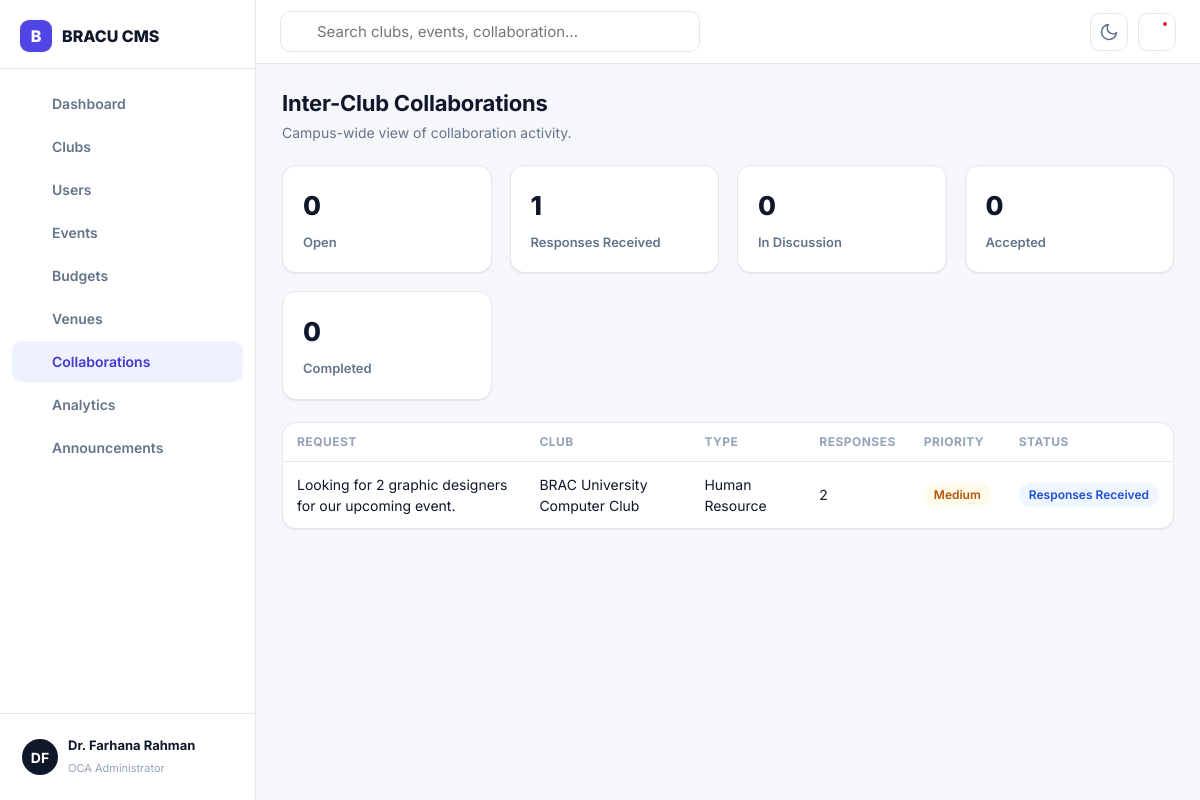
Screenshot of /admin/collaborations.php (signed in) with the database file from the repository.
### tables this page shows
CREATE TABLE users (
  id INT AUTO_INCREMENT PRIMARY KEY,
  name VARCHAR(100) NOT NULL,
  email VARCHAR(150) NOT NULL UNIQUE,
  password VARCHAR(255) NOT NULL,
  role ENUM('student','exec','admin') NOT NULL DEFAULT 'student',
  status ENUM('active','suspended') NOT NULL DEFAULT 'active',
  avatar_color VARCHAR(7) NOT NULL DEFAULT '#4f46e5',
  created_at TIMESTAMP DEFAULT CURRENT_TIMESTAMP
);

CREATE TABLE collaboration_requests (
  id INT AUTO_INCREMENT PRIMARY KEY,
  club_id INT NOT NULL,
  request_type ENUM('equipment','human_resource','co_host','venue','media','other') NOT NULL,
  title VARCHAR(150) NOT NULL,
  description TEXT,
  required_date DATE,
  priority ENUM('low','medium','high') NOT NULL DEFAULT 'medium',
  status ENUM('open','responses_received','in_discussion','accepted','completed') NOT NULL DEFAULT 'open',
  created_at TIMESTAMP DEFAULT CURRENT_TIMESTAMP,
  FOREIGN KEY (club_id) REFERENCES clubs(id) ON DELETE CASCADE
);

CREATE TABLE clubs (
  id INT AUTO_INCREMENT PRIMARY KEY,
  name VARCHAR(150) NOT NULL,
  slug VARCHAR(160) NOT NULL UNIQUE,
  category VARCHAR(50) NOT NULL,
  description TEXT,
  mission TEXT,
  logo_color VARCHAR(7) NOT NULL DEFAULT '#4f46e5',
  email VARCHAR(150),
  social_link VARCHAR(255),
  recruitment_status ENUM('open','closed') NOT NULL DEFAULT 'closed',
  founded_year INT,
  status ENUM('active','suspended') NOT NULL DEFAULT 'active',
  created_at TIMESTAMP DEFAULT CURRENT_TIMESTAMP
);

### includes/auth.php (called while the page is built, shortened)
<?php
require_once __DIR__ . '/../config/db.php';
function currentUser(): ?array {
    $stmt = db()->prepare('SELECT * FROM users WHERE id = ?');
    $stmt->execute([$_SESSION['user_id']]);
    $u = $stmt->fetch();
    return $u;
}
function isLoggedIn(): bool {
    return !empty($_SESSION['user_id']);
}
function requireLogin(): array {
    $u = currentUser();
    return $u;
}
function requireRole(array $roles): array {
    $u = requireLogin();
    return $u;
}

### config/db.php (called while the page is built)
<?php
function db(): PDO {
    static $pdo = null;
    if ($pdo === null) {
        $host = 'localhost';
        $dbname = 'bracu_cms';
        $user = 'root';
        $pass = '';
        try {
            $pdo = new PDO(
                "mysql:host=$host;dbname=$dbname;charset=utf8mb4",
                $user,
                $pass,
                [
                    PDO::ATTR_ERRMODE => PDO::ERRMODE_EXCEPTION,
                    PDO::ATTR_DEFAULT_FETCH_MODE => PDO::FETCH_ASSOC,
                    PDO::ATTR_EMULATE_PREPARES => false,
                ]
            );
        } catch (PDOException $e) {
            throw new RuntimeException('Database connection failed. Make sure MySQL is running and the "bracu_cms" database is imported. (' . $e->getMessage() . ')', 0, $e);
        }
    }
    return $pdo;
}

### includes/functions.php (called while the page is built, shortened)
<?php
require_once __DIR__ . '/../config/db.php';
function e(?string $s): string {
    return htmlspecialchars($s ?? '', ENT_QUOTES, 'UTF-8');
}
function initials(string $name): string {
    $parts = preg_split('/\s+/', trim($name));
    $out = '';
    foreach (array_slice($parts, 0, 2) as $p) {
        if ($p !== '') $out .= mb_strtoupper(mb_substr($p, 0, 1));
    }
    return $out ?: '?';
}
function unreadNotificationCount(int $userId): int {
    $stmt = db()->prepare('SELECT COUNT(*) FROM notifications WHERE user_id = ? AND is_read = 0');
    $stmt->execute([$userId]);
    return (int)$stmt->fetchColumn();
}
function badgeClass(string $status): string {
    $map = [
        'submitted' => 'badge-blue', 'under_review' => 'badge-amber', 'shortlisted' => 'badge-purple',
        'interview' => 'badge-purple', 'accepted' => 'badge-green', 'rejected' => 'badge-red',
        'approved' => 'badge-green', 'draft' => 'badge-gray', 'open' => 'badge-green', 'closed' => 'badge-gray',
        'todo' => 'badge-gray', 'in_progress' => 'badge-blue', 'review' => 'badge-amber', 'completed' => 'badge-green',
        'cancelled' => 'badge-red', 'responses_received' => 'badge-blue', 'in_discussion' => 'badge-amber',
        'active' => 'badge-green', 'suspended' => 'badge-red', 'proposed' => 'badge-blue', 'declined' => 'badge-red',
        'high' => 'badge-red', 'medium' => 'badge-amber', 'low' => 'badge-gray',
    ];
    return $map[$status] ?? 'badge-gray';
}
function statusLabel(string $status): string {
    return ucwords(str_replace('_', ' ', $status));
}

### admin/collaborations.php (the view, shortened to what this page needs)
<?php
require_once __DIR__ . '/../includes/auth.php';
require_once __DIR__ . '/../includes/functions.php';
require_once __DIR__ . '/../includes/icons.php';
$user = requireRole(['admin']);
$pdo = db();
$stmt = $pdo->query("SELECT cr.*, c.name AS club_name, (SELECT COUNT(*) FROM collaboration_responses r WHERE r.collaboration_id=cr.id) AS response_count FROM collaboration_requests cr JOIN clubs c ON c.id=cr.club_id ORDER BY cr.created_at DESC");
$requests = $stmt->fetchAll();
$statusCounts = ['open'=>0,'responses_received'=>0,'in_discussion'=>0,'accepted'=>0,'completed'=>0];
foreach ($requests as $r) $statusCounts[$r['status']] = ($statusCounts[$r['status']] ?? 0) + 1;
require __DIR__ . '/../includes/layout_head.php';
require __DIR__ . '/../includes/app_shell_start.php';
?>
<div class="page-head"><div><h1>Inter-Club Collaborations</h1><div class="sub">Campus-wide view of collaboration activity.</div></div></div>
<div class="grid grid-4" style="margin-bottom:22px;">
  <?php foreach ($statusCounts as $s=>$c): ?>
    <div class="card stat-tile"><div class="value"><?= $c ?></div><div class="label"><?= statusLabel($s) ?></div></div>
  <?php endforeach; ?>
</div>
<div class="card" style="padding:0;">
  <div class="overflow-x">
  <table class="table responsive-cards">
    <thead><tr><th>Request</th><th>Club</th><th>Type</th><th>Responses</th><th>Priority</th><th>Status</th></tr></thead>
    <tbody>
    <?php foreach ($requests as $r): ?>
      <tr>
        <td data-label="Request"><?= e($r['title']) ?></td>
        <td data-label="Club"><?= e($r['club_name']) ?></td>
        <td data-label="Type"><?= statusLabel($r['request_type']) ?></td>
        <td data-label="Responses"><?= $r['response_count'] ?></td>
        <td data-label="Priority"><span class="badge <?= badgeClass($r['priority']) ?>"><?= statusLabel($r['priority']) ?></span></td>
        <td data-label="Status"><span class="badge <?= badgeClass($r['status']) ?>"><?= statusLabel($r['status']) ?></span></td>
      </tr>
    <?php endforeach; ?>
    </tbody>
  </table>
  </div>
</div>
<?php require __DIR__ . '/../includes/app_shell_end.php'; ?>

### includes/app_shell_start.php (shortened to what this page needs)
<?php
$roleLabel = ['student' => 'Student', 'exec' => 'Club Executive', 'admin' => 'OCA Administrator'][$user['role']] ?? $user['role'];
$stmt = db()->prepare('SELECT * FROM notifications WHERE user_id = ? ORDER BY created_at DESC LIMIT 6');
$stmt->execute([$user['id']]);
$recentNotifs = $stmt->fetchAll();
$unreadCount = unreadNotificationCount((int)$user['id']);
$myClubForNav = $user['role'] === 'exec' ? myClub($user) : null;
?>
<body>
<div class="app-shell">
  <aside class="sidebar" id="sidebar">
    <div class="sidebar-brand">
      <span class="mark">B</span>
      <span>BRACU CMS<?php if ($myClubForNav): ?><br><span class="text-xs text-subtle fw-600" style="font-weight:600;"><?= e($myClubForNav['name']) ?></span><?php endif; ?></span>
    </div>
    <nav class="sidebar-nav">
    </nav>
    <div class="sidebar-foot">
      <a href="<?= BASE_URL ?>auth/logout.php" class="sidebar-user" style="text-decoration:none;color:inherit;">
        <span class="avatar" style="width:36px;height:36px;background:<?= e($user['avatar_color']) ?>"><?= e(initials($user['name'])) ?></span>
        <span style="flex:1;min-width:0;">
          <span class="name" style="display:block;overflow:hidden;text-overflow:ellipsis;white-space:nowrap;"><?= e($user['name']) ?></span>
          <span class="role"><?= e($roleLabel) ?></span>
        </span>
        <?= icon('log-out', 'icon') ?>
      </a>
    </div>
  </aside>
  <div class="main">
    <header class="topbar">
      <form class="search-box" action="<?= BASE_URL ?>search.php" method="get">
        <span class="si"><?= icon('search', 'icon') ?></span>
        <input class="input" type="search" name="q" placeholder="Search clubs, events, collaboration..." value="<?= e($_GET['q'] ?? '') ?>">
      </form>
      <div class="topbar-right">
        <button class="icon-btn" data-theme-toggle aria-label="Toggle theme"><?= icon('moon') ?></button>
        <div style="position:relative;">
          <button class="icon-btn" data-dropdown-toggle="notifPanel" aria-label="Notifications">
            <?= icon('bell') ?>
            <?php if ($unreadCount > 0): ?><span class="dot"></span><?php endif; ?>
          </button>
        </div>
      </div>
    </header>
    <div class="page">

### rows the page displays
users: name "DF", name "Dr. Farhana Rahman", role "OCA Administrator"
collaboration_requests: title "Looking for 2 graphic designers for our upcoming event.", club.name "BRAC University Computer Club", request_type "Human Resource", response_count "2", priority "Medium", status "Responses Received"

### other values shown
$label "Dashboard"
$label "Clubs"
$label "Users"
$label "Events"
$label "Budgets"
$label "Venues"
$label "Collaborations"
$label "Analytics"
$label "Announcements"
$c "0"
statusLabel($s) "Open"
$c "1"
statusLabel($s) "Responses Received"
statusLabel($s) "In Discussion"
statusLabel($s) "Accepted"
